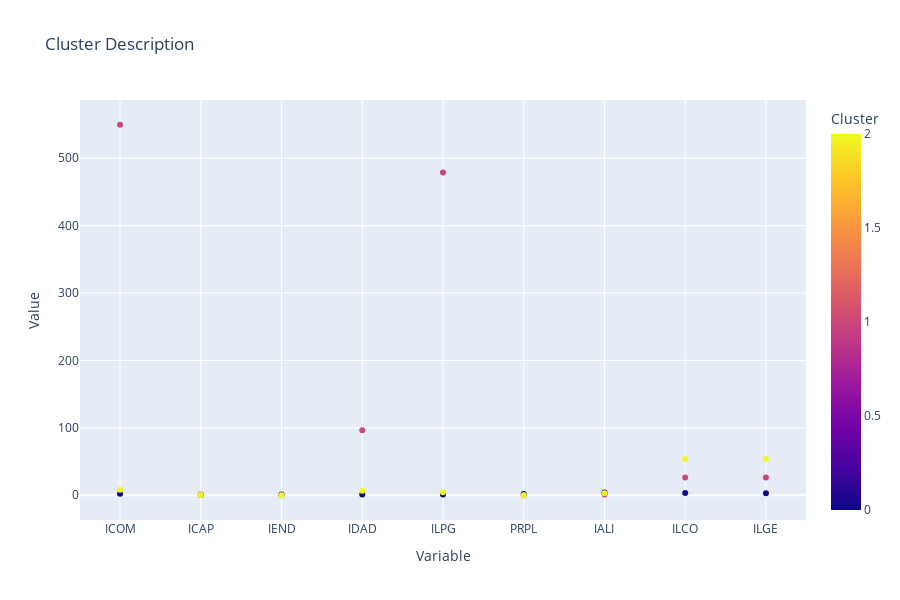

Write notebook code for a chart like this one.
### Code cell
# Create a scatter plot with increased height
fig = px.scatter(df_long, x='variable', y='value', color='Cluster', 
                 title='Cluster Description', labels={'variable': 'Variable', 'value': 'Value'}, 
                 height=600)  # Adjust the height as needed

fig.show()

### Figure 1 — Plotly figure (JSON) as saved in the notebook; plotly's stock layout.template omitted (floating-point values rounded to 4 significant figures)
{"data": [{"hovertemplate": "Variable=%{x}<br>Value=%{y}<br>Cluster=%{marker.color}<extra></extra>", "legendgroup": "", "marker": {"color": [0, 1, 2, 0, 1, 2, 0, 1, 2, 0, 1, 2, 0, 1, 2, 0, 1, 2, 0, 1, 2, 0, 1, 2, 0, 1, 2], "coloraxis": "coloraxis", "symbol": "circle"}, "mode": "markers", "name": "", "orientation": "v", "showlegend": false, "type": "scatter", "x": ["ICOM", "ICOM", "ICOM", "ICAP", "ICAP", "ICAP", "IEND", "IEND", "IEND", "IDAD", "IDAD", "IDAD", "ILPG", "ILPG", "ILPG", "PRPL", "PRPL", "PRPL", "IALI", "IALI", "IALI", "ILCO", "ILCO", "ILCO", "ILGE", "ILGE", "ILGE"], "xaxis": "x", "y": [2.242, 549.7, 8.292, 0.414, 0.9617, 0.2631, 1.142, 0.03922, 0.05326, 1.031, 96.57, 6.772, 0.9905, 479.0, 4.627, 1.764, 0.0007766, 0.01124, 4.101, 1.031, 2.876, 3.235, 26.27, 53.85, 3.079, 26.27, 53.83], "yaxis": "y"}], "layout": {"coloraxis": {"colorbar": {"title": {"text": "Cluster"}}, "colorscale": [[0, "#0d0887"], [0.1111, "#46039f"], [0.2222, "#7201a8"], [0.3333, "#9c179e"], [0.4444, "#bd3786"], [0.5556, "#d8576b"], [0.6667, "#ed7953"], [0.7778, "#fb9f3a"], [0.8889, "#fdca26"], [1, "#f0f921"]]}, "height": 600, "legend": {"tracegroupgap": 0}, "title": {"text": "Cluster Description"}, "xaxis": {"anchor": "y", "domain": [0, 1], "title": {"text": "Variable"}}, "yaxis": {"anchor": "x", "domain": [0, 1], "title": {"text": "Value"}}}}
